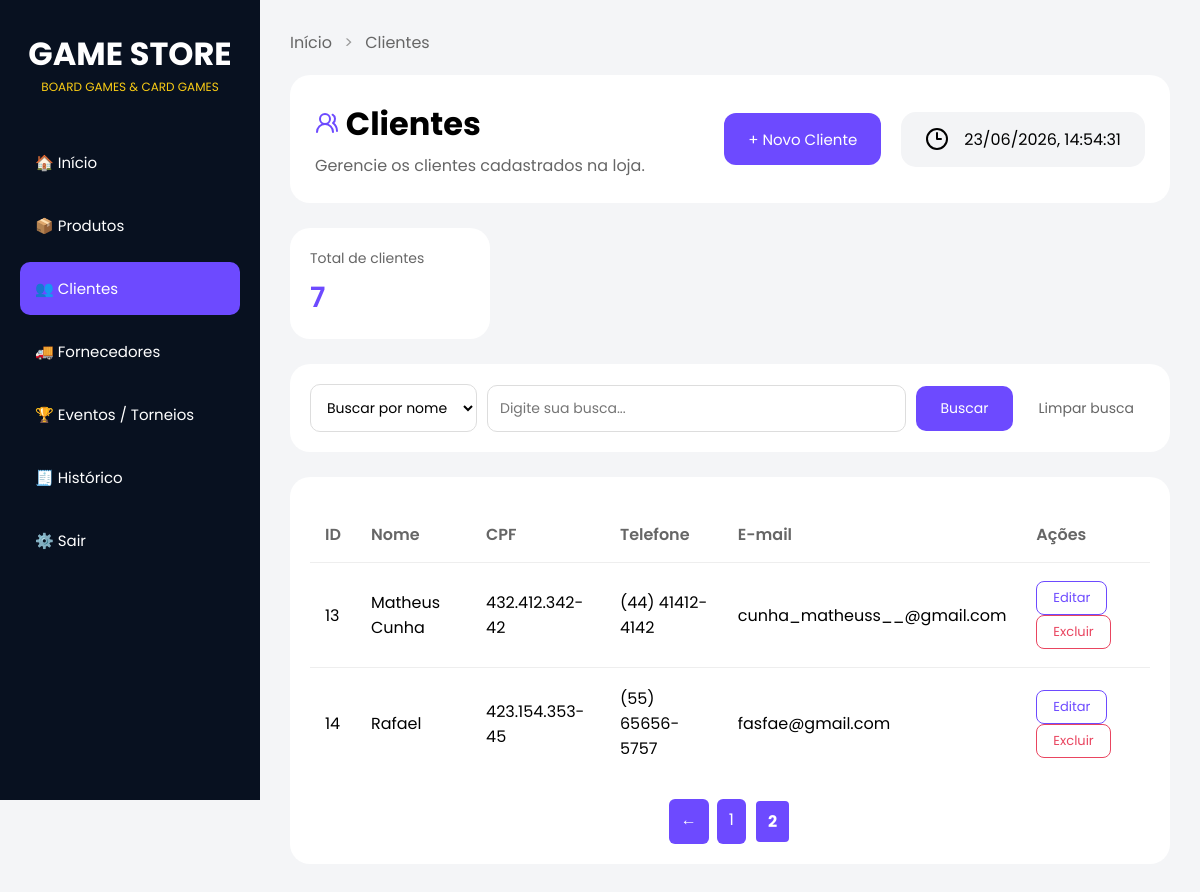
/clientes?pagina=2 (signed in), run on the app's committed database.
### tables this page shows
CREATE TABLE clientes(
            id INTEGER NOT NULL PRIMARY KEY AUTOINCREMENT,
            nome TEXT NOT NULL, 
            cpf TEXT NOT NULL UNIQUE,
            telefone TEXT NOT NULL,
            email TEXT NOT NULL UNIQUE
        );

### routes.py (the view)
@app.route("/clientes")
@login_required
def clientes():
    criar_tabela_clientes()
    lista = listar_clientes()
    dados = paginar(lista, 5)
    return render_template(
        "clientes.html",
        clientes=dados["itens"],
        pagina=dados["pagina"],
        total_paginas=dados["total_paginas"],
        total_clientes=len(lista),
        modo="criar",
        em_busca=False
    )

### database.py (called while the page is built)
def conectar():
    return sqlite3.connect(CAMINHO_BANCO)

### modules/clientes.py (called while the page is built)
def criar_tabela_clientes():
    conexao = conectar()
    cursor = conexao.cursor()
    cursor.execute("""
        CREATE TABLE IF NOT EXISTS clientes(
            id INTEGER NOT NULL PRIMARY KEY AUTOINCREMENT,
            nome TEXT NOT NULL,
            cpf TEXT NOT NULL UNIQUE,
            telefone TEXT NOT NULL,
            email TEXT NOT NULL UNIQUE
        )""")
    conexao.commit() #salvar as alteracoes
    conexao.close()

def listar_clientes():
    conexao = conectar()
    cursor = conexao.cursor()
    cursor.execute("""SELECT * FROM clientes""")
    resultado = cursor.fetchall()
    conexao.close()
    return resultado

### modules/reutilizaveis.py (called while the page is built)
def paginar(lista, por_pagina=10):
    pagina = request.args.get("pagina", 1, type=int)
    inicio = (pagina - 1) * por_pagina
    fim = inicio + por_pagina
    total_paginas = math.ceil(len(lista) / por_pagina)
    return {
        "itens": lista[inicio:fim],
        "pagina": pagina,
        "total_paginas": total_paginas
    }

### routes.py (called while the page is built)
def login_required(f):
    @functools.wraps(f)
    def decorated(*args, **kwargs):
        if not session.get('logado'):
            return redirect('/login')
        return f(*args, **kwargs)
    return decorated

### templates/clientes.html (shortened to what this page needs)
<!DOCTYPE html>
<html lang="pt-BR">
<head>
  <link rel="stylesheet" href="{{ url_for('static', filename='clientes.css' ) }}" />
</head>
<body>
  <div class="sidebar">
    <div class="logo">
      <h1>GAME STORE</h1>
      <p>BOARD GAMES & CARD GAMES</p>
    </div>
    <div class="menu">
      <a href="/">🏠 Início</a>
      <a href="/produtos">📦 Produtos</a>
      <a href="/clientes" class="active">👥 Clientes</a>
      <a href="/fornecedores">🚚 Fornecedores</a>
      <a href="/eventos">🏆 Eventos / Torneios</a>
      <a href="/historico">🧾 Histórico</a>
  <a href="/logout">⚙️ Sair</a>
    </div>
  </div>
  <div class="main">
    <div class="breadcrumb">
      <a href="/">Início</a>
      <span>></span>
      <a href="/clientes">Clientes</a>
    </div>
    <div class="topo">
      <div class="titulo-subt">
        <h1> <i data-lucide="users-round" class="lucide-customer"></i> Clientes</h1>
        <p>Gerencie os clientes cadastrados na loja.</p>
      </div>
      <button class="btn-novo" onclick="mostrarFormulario()">+ Novo Cliente</button>
      <div class="data">
        <i data-lucide="clock-3"></i>
        <time id="data-hora" class="data-textos"></time>
      </div>
    </div>
    <div class="card-resumo">
      <div class="resumo-item">
        <span class="resumo-label">Total de clientes</span>
        <strong class="resumo-valor">{{ total_clientes }}</strong>
      </div>
    </div>
    <div class="card-busca">
      <form action="/clientes/buscar" method="POST">
        <select name="tipo_busca" id="tipo-busca">
          <option value="nome">Buscar por nome</option>
        </select>
        <input
          type="text"
          name="termo"
          id="campo-busca"
          placeholder="Digite sua busca..."
          required
        />
        <button type="submit" class="btn-buscar">Buscar</button>
        <a href="/clientes" class="btn-limpar">Limpar busca</a>
</form>
    </div>
    <div class="card-tabela">
      <table>
        <thead>
          <tr>
            <th>ID</th>
            <th>Nome</th>
            <th>CPF</th>
            <th>Telefone</th>
            <th>E-mail</th>
            <th>Ações</th>
          </tr>
        </thead>
        <tbody>
          {% for cliente in clientes %}
          <tr>
            <td>{{ cliente[0] }}</td>
            <td>{{ cliente[1] }}</td>
            <td>{{ cliente[2] }}</td>
            <td>{{ cliente[3] }}</td>
            <td>{{ cliente[4] }}</td>
            <td>
              <form action="/clientes/editar/{{ cliente[0] }}" method="GET" style="display:inline;">
                <button type="submit" class="btn-editar">Editar</button>
              </form>
              <form action="/clientes/excluir/{{ cliente[0] }}" method="POST" style="display:inline;">
                <button type="submit" class="btn-excluir">Excluir</button>
              </form>
            </td>
          </tr>
          {% endfor %}
        </tbody>
      </table>
      {% if not em_busca %}
      <div class="paginacao">
        {% if pagina > 1 %}
        <a href="?pagina={{ pagina - 1 }}">←</a>
        {% endif %}
        {% for p in range(1, total_paginas + 1) %}
        <a href="?pagina={{ p }}" {% if p==pagina %}class="ativo" {% endif %}>
          {{ p }}
        </a>
        {% endfor %}
      </div>
      {% endif %}
    </div>
  </div>
</body>
</html>

### static/clientes.css (style rules this page uses)
* { margin: 0; padding: 0; box-sizing: border-box; font-family: "Poppins", sans-serif; }
body { background: #f4f5f7; display: flex; }
.sidebar { width: 260px; height: 100vh; background: #081120; color: white; padding: 30px 20px; position: fixed; }
.logo { text-align: center; margin-bottom: 40px; }
.logo h1 { font-size: 32px; }
.logo p { color: #facc15; font-size: 12px; }
.menu { display: flex; flex-direction: column; gap: 10px; }
.menu a { text-decoration: none; color: white; padding: 15px; border-radius: 10px; transition: 0.3s; font-size: 15px; }
.menu a.active { background: #6d4aff; }
.main { margin-left: 260px; width: calc(100% - 260px); padding: 30px; }
.breadcrumb { margin-bottom: 20px; }
.breadcrumb a { text-decoration: none; color: #666; }
.breadcrumb span { margin: 0 8px; color: #999; }
.topo { display: flex; align-items: center; gap: 20px; background: white; padding: 25px; border-radius: 20px; margin-bottom: 25px; }
.titulo-subt { flex: 1; }
.titulo-subt h1 { margin-bottom: 5px; }
.titulo-subt p { color: #666; }
.lucide-customer { color: #6d4aff; }
.btn-novo { height: 52px; padding: 0 24px; border: none; border-radius: 12px; font-size: 15px; cursor: pointer; transition: 0.3s; background: #6d4aff; color: white; }
.data { display: flex; align-items: center; gap: 15px; background: #f3f4f6; padding: 15px 24px; border-radius: 15px; }
.card-resumo { display: flex; gap: 16px; margin-bottom: 25px; }
.resumo-item { background: white; border-radius: 20px; padding: 20px; min-width: 200px; }
.resumo-label { font-size: 14px; color: #666; display: block; margin-bottom: 8px; }
.resumo-valor { font-size: 28px; color: #6d4aff; font-weight: 600; }
.card-tabela { background: white; border-radius: 20px; padding: 20px; }
table { width: 100%; border-collapse: collapse; margin-top: 10px; }
th { text-align: left; color: #666; font-weight: 600; padding: 15px; }
td { padding: 18px 15px; border-top: 1px solid #eee; }
.btn-editar { background: none; border: 1px solid #6d4aff; color: #6d4aff; padding: 6px 16px; border-radius: 8px; font-size: 13px; cursor: pointer; font-family: "Poppins", sans-serif; transition: 0.3s; margin-right: 6px; }
.btn-excluir { background: none; border: 1px solid #e94560; color: #e94560; padding: 6px 16px; border-radius: 8px; font-size: 13px; cursor: pointer; font-family: "Poppins", sans-serif; transition: 0.3s; }
.card-busca { background: white; border-radius: 20px; padding: 20px; margin-bottom: 25px; }
.card-busca form { display: flex; gap: 10px; align-items: center; }
.card-busca select { padding: 12px; border: 1px solid #ddd; border-radius: 10px; font-size: 14px; font-family: "Poppins", sans-serif; background: white; cursor: pointer; }
.card-busca input { flex: 1; padding: 12px; border: 1px solid #ddd; border-radius: 10px; font-size: 14px; font-family: "Poppins", sans-serif; }
.btn-buscar { border: none; background: #6d4aff; color: white; padding: 12px 24px; border-radius: 10px; font-size: 14px; cursor: pointer; font-family: "Poppins", sans-serif; transition: 0.3s; }
.btn-limpar { text-decoration: none; color: #666; font-size: 14px; padding: 12px 16px; border-radius: 10px; transition: 0.3s; }
.paginacao { display: flex; justify-content: center; gap: 8px; margin-top: 20px; }
.paginacao a { text-decoration: none; padding: 8px 12px; border-radius: 6px; background: #6d4aff; color: white; }
.paginacao a.ativo { font-weight: bold; border: 2px solid white; }

### data on the page
clientes: id "13", nome "Matheus Cunha", cpf "432.412.342-42", telefone "(44) 41412-4142", email "cunha_matheuss__@gmail.com"
clientes: id "14", nome "Rafael", cpf "423.154.353-45", telefone "(55) 65656-5757", email "fasfae@gmail.com"

### other printed values
{{ total_clientes }} "7"
{{ p }} "1" "2"
